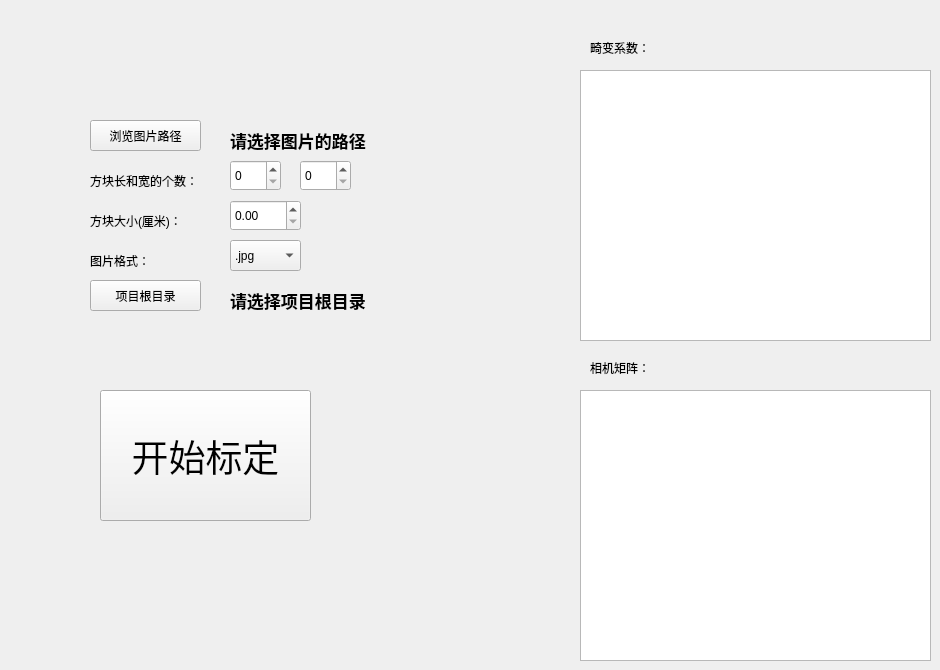
   <widget class="QWidget" name="tab">
    <attribute name="title">
     <string>相机标定</string>
    </attribute>
    <widget class="QSpinBox" name="spinBox">
     <property name="geometry">
      <rect>
       <x>230</x>
       <y>160</y>
       <width>51</width>
       <height>31</height>
      </rect>
     </property>
    </widget>
    <widget class="QSpinBox" name="spinBox_2">
     <property name="geometry">
      <rect>
       <x>300</x>
       <y>160</y>
       <width>51</width>
       <height>31</height>
      </rect>
     </property>
    </widget>
    <widget class="QComboBox" name="comboBox">
     <property name="geometry">
      <rect>
       <x>230</x>
       <y>240</y>
       <width>71</width>
       <height>31</height>
      </rect>
     </property>
     <item>
      <property name="text">
       <string>.jpg</string>
      </property>
     </item>
     <item>
      <property name="text">
       <string>.png</string>
      </property>
     </item>
    </widget>
    <widget class="QLabel" name="label_11">
     <property name="geometry">
      <rect>
       <x>90</x>
       <y>200</y>
       <width>111</width>
       <height>41</height>
      </rect>
     </property>
     <property name="text">
      <string>方块大小(厘米)：</string>
     </property>
    </widget>
    <widget class="QLabel" name="label_50">
     <property name="geometry">
      <rect>
       <x>90</x>
       <y>160</y>
       <width>141</width>
       <height>41</height>
      </rect>
     </property>
     <property name="text">
      <string>方块长和宽的个数：</string>
     </property>
    </widget>
    <widget class="QLabel" name="label_51">
     <property name="geometry">
      <rect>
       <x>90</x>
       <y>240</y>
       <width>111</width>
       <height>41</height>
      </rect>
     </property>
     <property name="text">
      <string>图片格式：</string>
     </property>
    </widget>
    <widget class="QDoubleSpinBox" name="doubleSpinBox">
     <property name="geometry">
      <rect>
       <x>230</x>
       <y>200</y>
       <width>71</width>
       <height>31</height>
      </rect>
     </property>
    </widget>
    <widget class="QPushButton" name="pushButton_3">
     <property name="geometry">
      <rect>
       <x>90</x>
       <y>120</y>
       <width>111</width>
       <height>31</height>
      </rect>
     </property>
     <property name="text">
      <string>浏览图片路径</string>
     </property>
    </widget>
    <widget class="QLabel" name="label_52">
     <property name="geometry">
      <rect>
       <x>230</x>
       <y>130</y>
       <width>341</width>
       <height>21</height>
      </rect>
     </property>
     <property name="font">
      <font>
       <pointsize>13</pointsize>
       <bold>true</bold>
      </font>
     </property>
     <property name="text">
      <string>请选择图片的路径</string>
     </property>
    </widget>
    <widget class="QTextBrowser" name="textBrowser">
     <property name="geometry">
      <rect>
       <x>580</x>
       <y>70</y>
       <width>351</width>
       <height>271</height>
      </rect>
     </property>
    </widget>
    <widget class="QTextBrowser" name="textBrowser_2">
     <property name="geometry">
      <rect>
       <x>580</x>
       <y>390</y>
       <width>351</width>
       <height>271</height>
      </rect>
     </property>
    </widget>
    <widget class="QLabel" name="label_53">
     <property name="geometry">
      <rect>
       <x>590</x>
       <y>360</y>
       <width>91</width>
       <height>16</height>
      </rect>
     </property>
     <property name="text">
      <string>相机矩阵：</string>
     </property>
    </widget>
    <widget class="QLabel" name="label_54">
     <property name="geometry">
      <rect>
       <x>590</x>
       <y>40</y>
       <width>91</width>
       <height>16</height>
      </rect>
     </property>
     <property name="text">
      <string>畸变系数：</string>
     </property>
    </widget>
    <widget class="QPushButton" name="pushButton_4">
     <property name="geometry">
      <rect>
       <x>100</x>
       <y>390</y>
       <width>211</width>
       <height>131</height>
      </rect>
     </property>
     <property name="font">
      <font>
       <pointsize>28</pointsize>
      </font>
     </property>
     <property name="text">
      <string>开始标定</string>
     </property>
    </widget>
    <widget class="QPushButton" name="pushButton_5">
     <property name="geometry">
      <rect>
       <x>90</x>
       <y>280</y>
       <width>111</width>
       <height>31</height>
      </rect>
     </property>
     <property name="text">
      <string>项目根目录</string>
     </property>
    </widget>
    <widget class="QLabel" name="label_55">
     <property name="geometry">
      <rect>
       <x>230</x>
       <y>290</y>
       <width>341</width>
       <height>21</height>
      </rect>
     </property>
     <property name="font">
      <font>
       <pointsize>13</pointsize>
       <bold>true</bold>
      </font>
     </property>
     <property name="text">
      <string>请选择项目根目录</string>
     </property>
    </widget>
   </widget>
